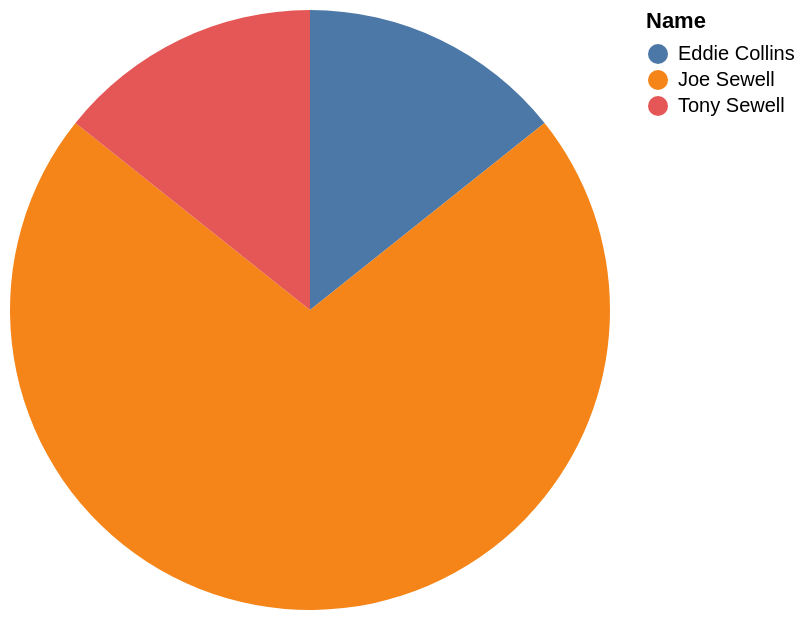

This figure's Vega-Lite source:
### Vega-Lite specification from a JSON file in a GitHub repository (floating-point values rounded to 4 significant figures)
{"data": {"values": [{"x_data": "Eddie Collins", "y_data": 1}, {"x_data": "Joe Sewell", "y_data": 5}, {"x_data": "Tony Sewell", "y_data": 1}]}, "mark": "arc", "encoding": {"theta": {"field": "y_data", "type": "quantitative", "title": "COUNT(Name)"}, "color": {"field": "x_data", "type": "nominal", "title": "Name"}}}
